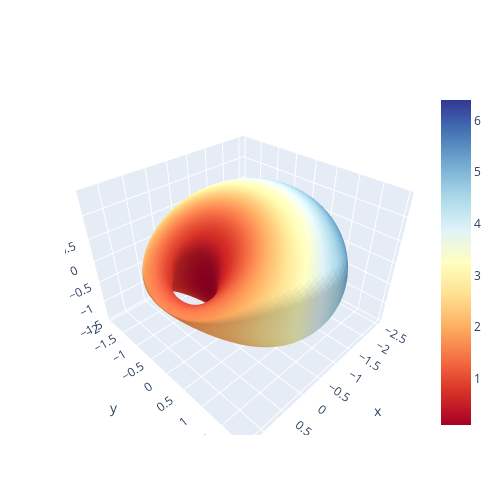

The notebook cell this image was saved under:
### Markdown cell above
## 杜邦圆环面

### Code cell
a, b, d = 1.32, 1., 0.8
c = a**2 - b**2
u, v = np.mgrid[0:2*np.pi:100j, 0:2*np.pi:100j]
x = (d * (c - a * np.cos(u) * np.cos(v)) + b**2 * np.cos(u)) / (a - c * np.cos(u) * np.cos(v))
y = b * np.sin(u) * (a - d*np.cos(v)) / (a - c * np.cos(u) * np.cos(v))
z = b * np.sin(v) * (c*np.cos(u) - d) / (a - c * np.cos(u) * np.cos(v))

surfacecolor = x**2 + y**2 + z**2
data = go.Surface(x=x, y=y, z=z, 
                  surfacecolor=surfacecolor,
                  colorscale = 'RdYlBu')
fig = go.Figure(data=[data])

fig.update_layout(autosize=False,
                  width=500, height=500,
                  margin=dict(l=65, r=50, b=65, t=90))

fig.show()

### Figure 1 — Plotly figure (JSON) as saved in the notebook; plotly's stock layout.template omitted (floating-point values rounded to 4 significant figures; data arrays with more than 128 entries replaced by an {"elided": "..."} marker saying what was removed)
{"data": [{"colorscale": [[0, "rgb(165,0,38)"], [0.1, "rgb(215,48,39)"], [0.2, "rgb(244,109,67)"], [0.3, "rgb(253,174,97)"], [0.4, "rgb(254,224,144)"], [0.5, "rgb(255,255,191)"], [0.6, "rgb(224,243,248)"], [0.7, "rgb(171,217,233)"], [0.8, "rgb(116,173,209)"], [0.9, "rgb(69,117,180)"], [1, "rgb(49,54,149)"]], "surfacecolor": {"elided": "100x100 float values"}, "type": "surface", "x": {"elided": "100x100 float values"}, "y": {"elided": "100x100 float values"}, "z": {"elided": "100x100 float values"}}], "layout": {"autosize": false, "height": 500, "margin": {"b": 65, "l": 65, "r": 50, "t": 90}, "scene": {"aspectmode": "auto", "aspectratio": {"x": 1.098, "y": 1.119, "z": 0.814}}, "width": 500}}
